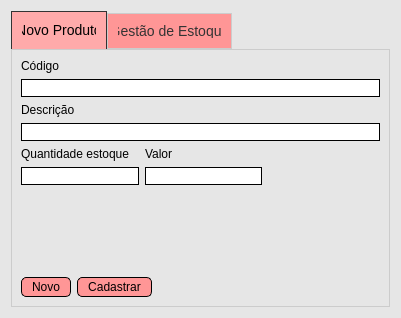
<?xml version="1.0" encoding="UTF-8"?>
<ui version="4.0">
 <class>tela_estoque</class>
 <widget class="QDialog" name="tela_estoque">
  <property name="geometry">
   <rect>
    <x>0</x>
    <y>0</y>
    <width>401</width>
    <height>318</height>
   </rect>
  </property>
  <property name="windowTitle">
   <string>Dialog</string>
  </property>
  <property name="windowIcon">
   <iconset resource="resource_file.qrc">
    <normaloff>:/logo cin.png</normaloff>:/logo cin.png</iconset>
  </property>
  <property name="styleSheet">
   <string notr="true">background-color:rgb(230, 230, 230);
color:black;</string>
  </property>
  <layout class="QGridLayout" name="gridLayout">
   <item row="0" column="0">
    <widget class="QTabWidget" name="tab_widget">
     <property name="styleSheet">
      <string notr="true">QTabWidget::pane {
    border: 1px solid #ccc; /* Border around the tab widget */
    background-color: #f0f0f0; /* Background color of the tab content area */
}

QTabBar::tab {
    background: rgb(255, 150, 150); /* Background color of inactive tabs */
    border: 1px solid #ccc; /* Border around tabs */
    padding: 10px; /* Padding inside tabs */
    font-size: 14px; /* Font size of tab text */
    color: #333; /* Text color of inactive tabs */
}

QTabBar::tab:selected {
    background: rgb(255, 170, 170); /* Slightly lighter/different shade for the active tab */
    border: 1px solid #333; /* Wider border for the selected tab */
    border-bottom-color: rgb(255, 170, 170); /* Match the border color to the background */
    color: #000; /* Text color of the selected tab */
}

QTabBar::tab:hover {
    background: rgb(255, 120, 120); /* Slightly darker red when hovered */
}

QTabBar::tab:!selected {
    margin-top: 2px; /* Add a small margin to non-selected tabs */
}</string>
     </property>
     <property name="currentIndex">
      <number>0</number>
     </property>
     <widget class="QWidget" name="tab_nova">
      <attribute name="title">
       <string>Novo Produto</string>
      </attribute>
      <layout class="QGridLayout" name="gridLayout_2">
       <item row="0" column="0">
        <layout class="QVBoxLayout" name="verticalLayout_6">
         <item>
          <layout class="QVBoxLayout" name="verticalLayout_5">
           <item>
            <layout class="QVBoxLayout" name="verticalLayout_2">
             <item>
              <widget class="QLabel" name="label_codigo">
               <property name="text">
                <string>Código</string>
               </property>
              </widget>
             </item>
             <item>
              <widget class="QLineEdit" name="lineEdit_codigo">
               <property name="styleSheet">
                <string notr="true">background-color: white;
color:black;
border: 1px solid black;</string>
               </property>
              </widget>
             </item>
            </layout>
           </item>
           <item>
            <layout class="QVBoxLayout" name="verticalLayout">
             <item>
              <widget class="QLabel" name="label_descricao">
               <property name="text">
                <string>Descrição</string>
               </property>
              </widget>
             </item>
             <item>
              <widget class="QLineEdit" name="lineEdit_descricao">
               <property name="styleSheet">
                <string notr="true">background-color: white;
color:black;
border: 1px solid black;</string>
               </property>
              </widget>
             </item>
            </layout>
           </item>
          </layout>
         </item>
         <item>
          <layout class="QHBoxLayout" name="horizontalLayout">
           <item>
            <layout class="QVBoxLayout" name="verticalLayout_3">
             <item>
              <widget class="QLabel" name="label_qtd">
               <property name="text">
                <string>Quantidade estoque</string>
               </property>
              </widget>
             </item>
             <item>
              <widget class="QLineEdit" name="lineEdit_qtd">
               <property name="styleSheet">
                <string notr="true">background-color: white;
color:black;
border: 1px solid black;</string>
               </property>
              </widget>
             </item>
             <item>
              <spacer name="verticalSpacer">
               <property name="orientation">
                <enum>Qt::Orientation::Vertical</enum>
               </property>
               <property name="sizeHint" stdset="0">
                <size>
                 <width>20</width>
                 <height>40</height>
                </size>
               </property>
              </spacer>
             </item>
            </layout>
           </item>
           <item>
            <layout class="QVBoxLayout" name="verticalLayout_4">
             <item>
              <widget class="QLabel" name="label_valor">
               <property name="text">
                <string>Valor</string>
               </property>
              </widget>
             </item>
             <item>
              <widget class="QLineEdit" name="lineEdit_valor">
               <property name="styleSheet">
                <string notr="true">background-color: white;
color:black;
border: 1px solid black;</string>
               </property>
              </widget>
             </item>
             <item>
              <spacer name="verticalSpacer_2">
               <property name="orientation">
                <enum>Qt::Orientation::Vertical</enum>
               </property>
               <property name="sizeHint" stdset="0">
                <size>
                 <width>20</width>
                 <height>40</height>
                </size>
               </property>
              </spacer>
             </item>
            </layout>
           </item>
           <item>
            <spacer name="horizontalSpacer_2">
             <property name="orientation">
              <enum>Qt::Orientation::Horizontal</enum>
             </property>
             <property name="sizeHint" stdset="0">
              <size>
               <width>40</width>
               <height>20</height>
              </size>
             </property>
            </spacer>
           </item>
          </layout>
         </item>
         <item>
          <layout class="QHBoxLayout" name="horizontalLayout_2">
           <item>
            <widget class="QPushButton" name="btn_novo">
             <property name="styleSheet">
              <string notr="true">QPushButton {
    color: rgb(0, 0, 0);
	background-color:rgb(255, 150, 150);
    border: 1px solid black;
    border-radius: 5px;
    padding: 2px 10px;
}

QPushButton:hover {
    background-color: rgb(255, 131, 131);
}

QPushButton:pressed {
    background-color: rgb(255, 131, 131);
}
</string>
             </property>
             <property name="text">
              <string>Novo</string>
             </property>
             <property name="autoDefault">
              <bool>false</bool>
             </property>
            </widget>
           </item>
           <item>
            <widget class="QPushButton" name="btn_gerar_novo">
             <property name="styleSheet">
              <string notr="true">QPushButton {
    color: rgb(0, 0, 0);
	background-color:rgb(255, 150, 150);
    border: 1px solid black;
    border-radius: 5px;
    padding: 2px 10px;
}

QPushButton:hover {
    background-color: rgb(255, 131, 131);
}

QPushButton:pressed {
    background-color: rgb(255, 131, 131);
}
</string>
             </property>
             <property name="text">
              <string>Cadastrar</string>
             </property>
             <property name="autoDefault">
              <bool>false</bool>
             </property>
            </widget>
           </item>
           <item>
            <spacer name="horizontalSpacer">
             <property name="orientation">
              <enum>Qt::Orientation::Horizontal</enum>
             </property>
             <property name="sizeHint" stdset="0">
              <size>
               <width>40</width>
               <height>20</height>
              </size>
             </property>
            </spacer>
           </item>
          </layout>
         </item>
        </layout>
       </item>
      </layout>
     </widget>
     <widget class="QWidget" name="tab_gestao">
      <attribute name="title">
       <string>Gestão de Estoque</string>
      </attribute>
      <layout class="QGridLayout" name="gridLayout_3">
       <item row="0" column="0" rowspan="2">
        <layout class="QVBoxLayout" name="verticalLayout_13">
         <item>
          <layout class="QVBoxLayout" name="verticalLayout_9">
           <item>
            <widget class="QLabel" name="label_codigo_ge">
             <property name="text">
              <string>Código</string>
             </property>
            </widget>
           </item>
           <item>
            <widget class="QLineEdit" name="lineEdit_codigo_ge">
             <property name="styleSheet">
              <string notr="true">background-color: white;
color:black;
border: 1px solid black;</string>
             </property>
            </widget>
           </item>
          </layout>
         </item>
         <item>
          <layout class="QVBoxLayout" name="verticalLayout_10">
           <item>
            <widget class="QLabel" name="label_descricao_ge">
             <property name="text">
              <string>Descrição</string>
             </property>
            </widget>
           </item>
           <item>
            <widget class="QLineEdit" name="lineEdit_descricao_ge">
             <property name="styleSheet">
              <string notr="true">background-color: white;
color:black;
border: 1px solid black;</string>
             </property>
            </widget>
           </item>
          </layout>
         </item>
         <item>
          <layout class="QVBoxLayout" name="verticalLayout_11">
           <item>
            <widget class="QLabel" name="label_qtd_ge">
             <property name="text">
              <string>Quantidade Estoque</string>
             </property>
            </widget>
           </item>
           <item>
            <widget class="QLineEdit" name="lineEdit_qtd_ge">
             <property name="styleSheet">
              <string notr="true">background-color: white;
color:black;
border: 1px solid black;</string>
             </property>
            </widget>
           </item>
          </layout>
         </item>
         <item>
          <layout class="QVBoxLayout" name="verticalLayout_12">
           <item>
            <widget class="QLabel" name="label_valor_ge">
             <property name="text">
              <string>Valor</string>
             </property>
            </widget>
           </item>
           <item>
            <widget class="QLineEdit" name="lineEdit_valor_ge">
             <property name="styleSheet">
              <string notr="true">background-color: white;
color:black;
border: 1px solid black;</string>
             </property>
            </widget>
           </item>
          </layout>
         </item>
         <item>
          <spacer name="verticalSpacer_3">
           <property name="orientation">
            <enum>Qt::Orientation::Vertical</enum>
           </property>
           <property name="sizeHint" stdset="0">
            <size>
             <width>20</width>
             <height>40</height>
            </size>
           </property>
          </spacer>
         </item>
         <item>
          <layout class="QHBoxLayout" name="horizontalLayout_3">
           <item>
            <widget class="QPushButton" name="btn_att_ge">
             <property name="styleSheet">
              <string notr="true">QPushButton {
    color: rgb(0, 0, 0);
	background-color:rgb(255, 150, 150);
    border: 1px solid black;
    border-radius: 5px;
    padding: 2px 10px;
}

QPushButton:hover {
    background-color: rgb(255, 131, 131);
}

QPushButton:pressed {
    background-color: rgb(255, 131, 131);
}
</string>
             </property>
             <property name="text">
              <string>Atualizar</string>
             </property>
             <property name="autoDefault">
              <bool>false</bool>
             </property>
            </widget>
           </item>
           <item>
            <widget class="QPushButton" name="btn_excluir_ge">
             <property name="styleSheet">
              <string notr="true">QPushButton {
    color: rgb(0, 0, 0);
	background-color:rgb(255, 150, 150);
    border: 1px solid black;
    border-radius: 5px;
    padding: 2px 10px;
}

QPushButton:hover {
    background-color: rgb(255, 131, 131);
}

QPushButton:pressed {
    background-color: rgb(255, 131, 131);
}
</string>
             </property>
             <property name="text">
              <string>Excluir</string>
             </property>
            </widget>
           </item>
          </layout>
         </item>
        </layout>
       </item>
       <item row="0" column="1">
        <layout class="QHBoxLayout" name="horizontalLayout_4">
         <item>
          <layout class="QVBoxLayout" name="verticalLayout_7">
           <item>
            <widget class="QRadioButton" name="radioButton_codigo">
             <property name="styleSheet">
              <string notr="true">QRadioButton::indicator {
    width: 10px;
    height: 10px;
    border: 1px solid black;
    border-radius: 5px;
    background-color: #f0f0f0;
}

QRadioButton::indicator:checked {
    background-color: rgb(255, 150, 150);
    border: 1px solid black;
}

</string>
             </property>
             <property name="text">
              <string>Código</string>
             </property>
            </widget>
           </item>
           <item>
            <widget class="QRadioButton" name="radioButton_descricao">
             <property name="styleSheet">
              <string notr="true">QRadioButton::indicator {
    width: 10px;
    height: 10px;
    border: 1px solid black;
    border-radius: 5px;
    background-color: #f0f0f0;
}

QRadioButton::indicator:checked {
    background-color: rgb(255, 150, 150);
    border: 1px solid black;
}

</string>
             </property>
             <property name="text">
              <string>Descrição</string>
             </property>
             <property name="checked">
              <bool>false</bool>
             </property>
             <property name="autoExclusive">
              <bool>true</bool>
             </property>
            </widget>
           </item>
          </layout>
         </item>
         <item>
          <layout class="QVBoxLayout" name="verticalLayout_8">
           <item>
            <widget class="QLineEdit" name="lineEdit_procurar">
             <property name="styleSheet">
              <string notr="true">background-color: white;
color:black;
border: 1px solid black;</string>
             </property>
            </widget>
           </item>
           <item>
            <widget class="QPushButton" name="btn_procurar">
             <property name="styleSheet">
              <string notr="true">QPushButton {
    color: rgb(0, 0, 0);
	background-color:rgb(255, 150, 150);
    border: 1px solid black;
    border-radius: 5px;
    padding: 2px 10px;
}

QPushButton:hover {
    background-color: rgb(255, 131, 131);
}

QPushButton:pressed {
    background-color: rgb(255, 131, 131);
}
</string>
             </property>
             <property name="text">
              <string>Pesquisar</string>
             </property>
            </widget>
           </item>
          </layout>
         </item>
        </layout>
       </item>
       <item row="1" column="1">
        <widget class="QTableWidget" name="tableWidget_produtos">
         <property name="styleSheet">
          <string notr="true">QTableWidget {
    background-color: white;
    color: black;
    gridline-color: #e1e1e1;
	border: 2px solid black
}

QTableWidget::item:selected {
    background-color: #ffcccc; 
    color: black;
}

QTableWidget::horizontalHeader {
    background-color: #f0f0f0;
    border: none;
}

QTableWidget::verticalHeader {
    background-color: #f0f0f0;
    border: none;
}

QTableWidget::item {
    padding: 5px;
}
</string>
         </property>
        </widget>
       </item>
      </layout>
     </widget>
    </widget>
   </item>
  </layout>
 </widget>
 <resources>
  <include location="resource_file.qrc"/>
 </resources>
 <connections/>
</ui>
